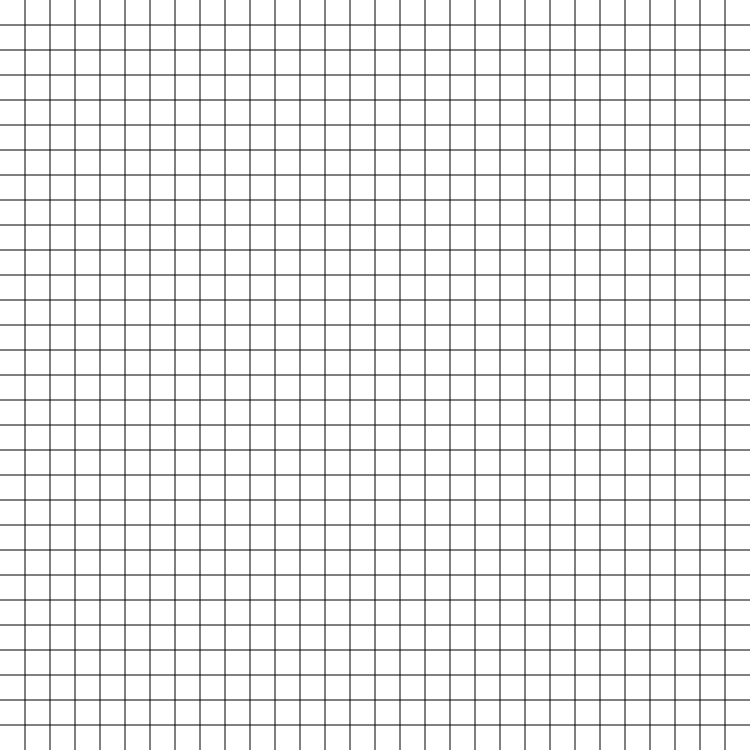
Frame 1 (no input)
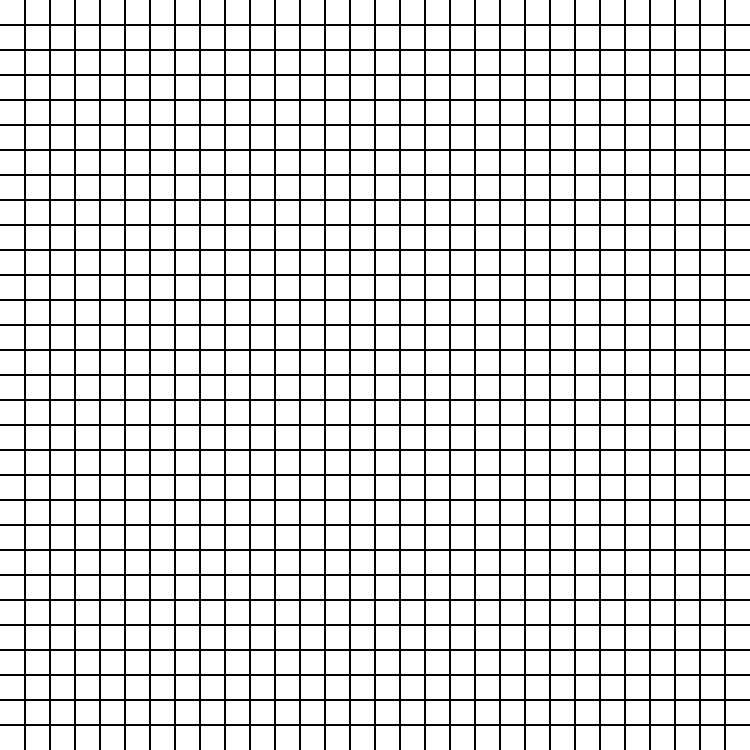
Frame 60 (no input)
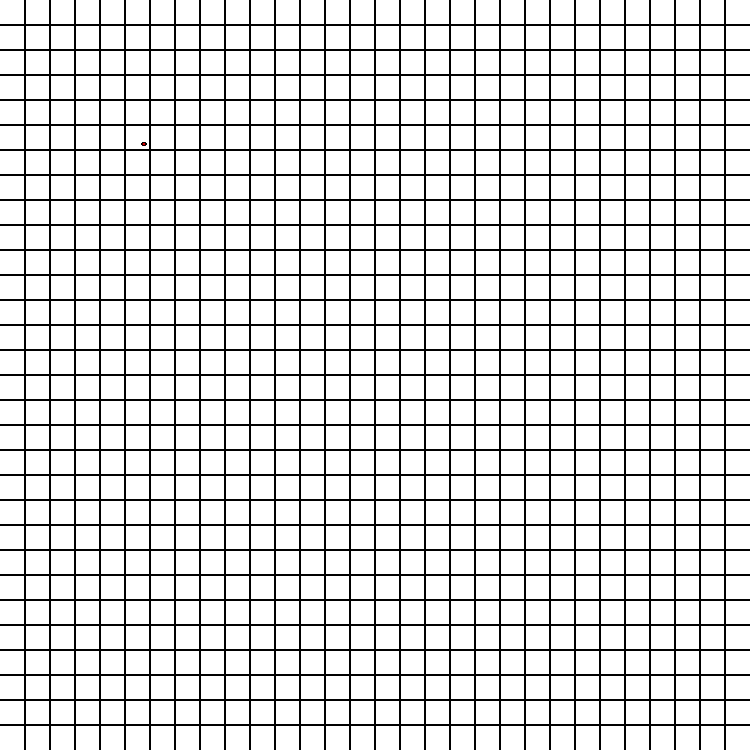
Frame 120 (the mouse pressed at the canvas centre since frame 60)

The p5.js sketch that drew these frames (run headless with seeded random() and noise() and a simulated clock; from frame 60 on, the mouse is pressed at the canvas centre):

// p5.js sketch
// ── sketch.js
let board_size = 30;
let gameboard = new Array(board_size); // Array containing X and O, used for checking winner

function setup()	{
	background(255);
	createCanvas(750, 750);
	createGameboard(gameboard, board_size);
}

function createGameboard(gameboard, board_size)	{
	for(let i = 0; i < board_size; i++)	{
		gameboard[i] = new Array(board_size);
	}

	for(let i = 0; i < board_size; i++)	{
		for(let j = 0; j < board_size; j++)	{
			gameboard[i][j] = 0;
		}
	}
}

function drawGameboard()	{
	stroke(0);
	let i = 1;
	while(25 * i < 750)	{
		line(25 * i, 0, 25 * i, 750);
		line(0, 25 * i, 750, 25 * i);
		i++;
	}
}

function mousePressed()	{
	let x = Math.floor(mouseX / 30);
	let y = Math.floor(mouseY / 30);

	gameboard[x][y] = 1;
}

function drawTurns(gameboard, board_size)	{
	for(let i = 0; i < board_size; i++)	{
		for(let j = 0; j < board_size; j++)	{
			if(gameboard[i][j] == 1)	{
				stroke(1);
				fill(255, 0, 0);
				ellipse(12 * i, 12 * j, 4, 3);
			}
		}
	}
}

function draw()	{
	drawGameboard();
	drawTurns(gameboard, board_size);
}
